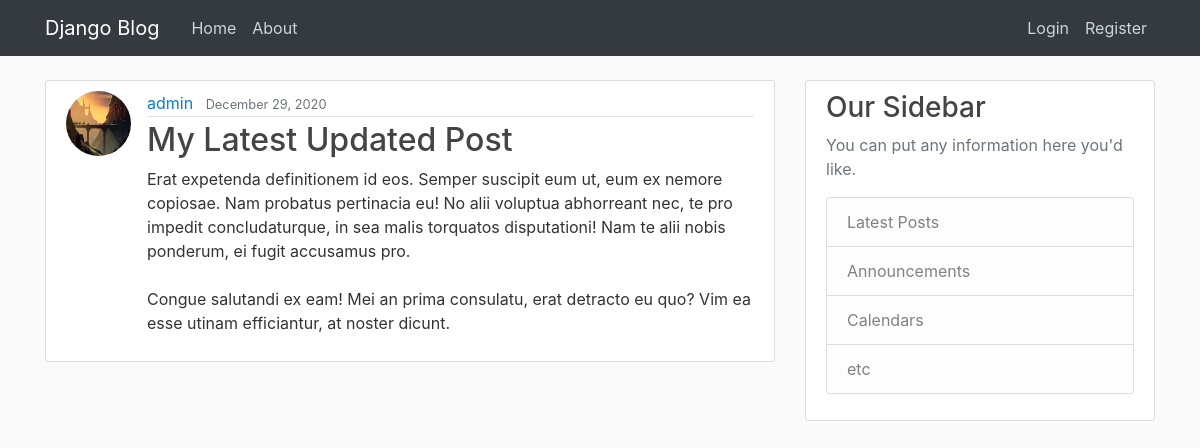
The page /post/33/ on the database its author committed.
### blog/models.py (models this page shows, shortened)
class Post(models.Model) :
    title = models.CharField(max_length=100)
    content = models.TextField()
    date_posted = models.DateTimeField(default = timezone.now)
    author = models.ForeignKey(User, on_delete = models.CASCADE)

### users/models.py (models this page shows, shortened)
class Profile(models.Model) :
    user = models.OneToOneField(User, on_delete=models.CASCADE)
    profile_pic = models.ImageField(default="default.jpg", upload_to="profile_pics")

### blog/views.py (the view)
# urls.py: path("post/<int:pk>/", views.PostDetailView.as_view(), name = "post-detail"),
class PostDetailView(DetailView):
    model = Post
    template_name= "blog/post_detail.html"
    context_object_name= 'post'

### blog/templates/blog/post_detail.html (shortened to what this page needs)
{% extends "blog/base.html"%}
{% block content %}
    <article class="media content-section">
        <img class="rounded-circle article-img" src= "{{ post.author.profile.profile_pic.url }} ">
        <div class="media-body">
        <div class="article-metadata">
            <a class="mr-2" href="{% url 'user-posts' post.author.username %}">{{ post.author }}</a>
            <small class="text-muted">{{ post.date_posted|date:"F d, Y"}} &ensp;</small>
        </div>
        <h2 class="article-title">{{ post.title }}</h2>
        <p class="article-content">{{ post.content }}</p>
        </div>
    </article>
{% endblock content %}

### blog/static/blog/main.css (style rules this page uses)
body { background: #fafafa; color: #333333; margin-top: 5rem; }
h1, h2, h3, h4, h5, h6 { color: #444444; }
.content-section { background: #ffffff; padding: 10px 20px; border: 1px solid #dddddd; border-radius: 3px; margin-bottom: 20px; }
.article-title { color: #444444; }
.article-content { white-space: pre-line; }
.article-img { height: 65px; width: 65px; margin-right: 16px; }
.article-metadata { padding-bottom: 1px; margin-bottom: 4px; border-bottom: 1px solid #e3e3e3 }

### rows shown on the page
Post: author.profile.profile_pic (picture), author "admin", date_posted "December 29, 2020", title "My Latest Updated Post", content "Erat expetenda definitionem id eos. Semper suscipit eum ut, eum ex nemore copiosae. Nam probatus pertinacia eu! No alii voluptua abhorreant nec, te pro impedit concludaturque, in sea malis torquatos disputationi! Nam te alii nobis ponderum, ei fugit accusamus pro. Congue salutandi ex eam! Mei an prima consulatu, erat detracto eu quo? Vim ea esse utinam efficiantur, at noster dicunt."
